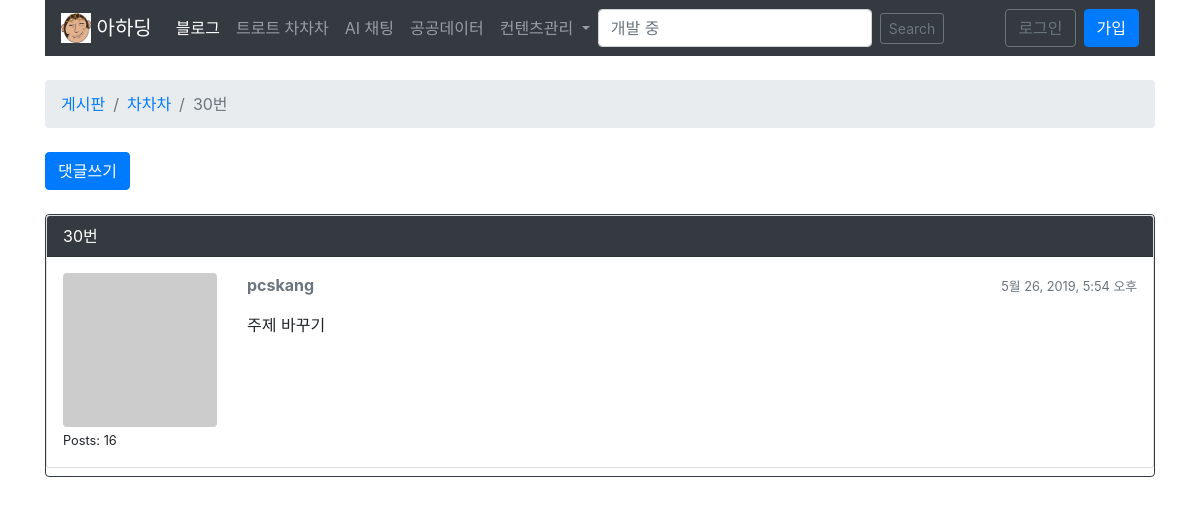
Page /게시판/1/주제/31/ on the earlier database version.
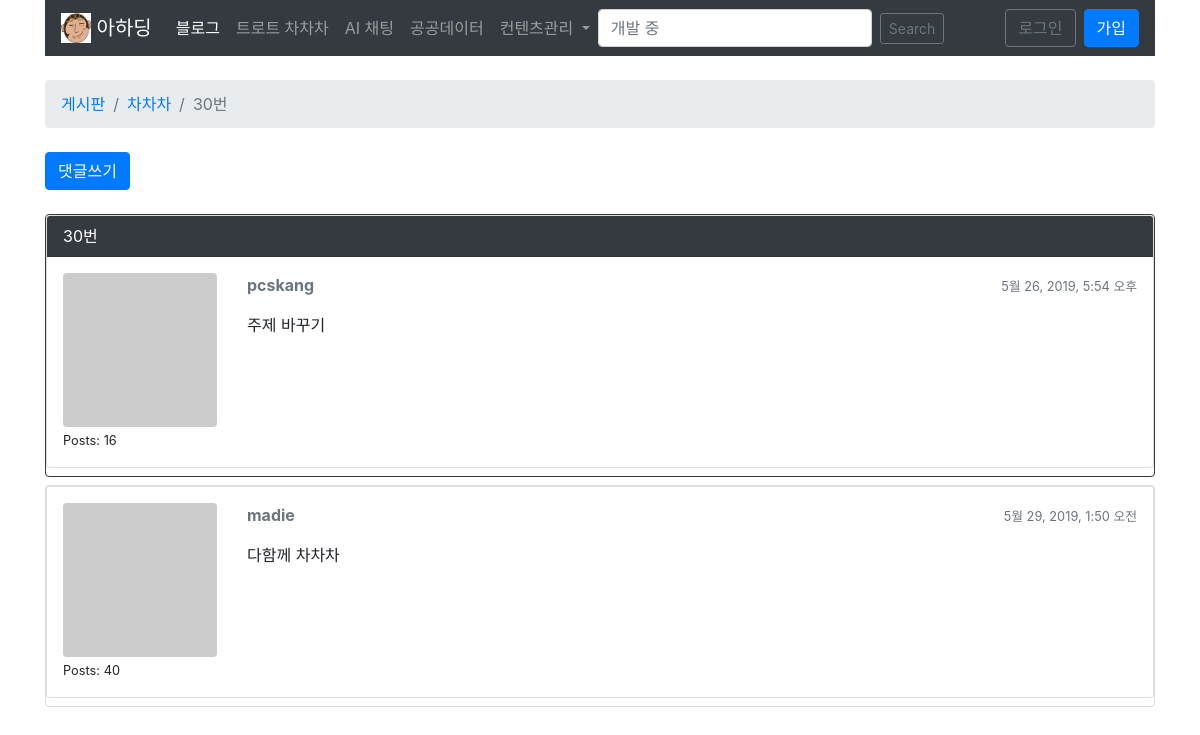
Same page on the later database version.
### boards/models.py (models this page shows, shortened)
class 주제텝(models.Model):
    주제 = models.CharField(max_length=255)
    게시일 = models.DateTimeField(auto_now_add=True)
    게시판 = models.ForeignKey(게시판텝, related_name='주제들', on_delete=models.CASCADE)
    게시자 = models.ForeignKey(회원, related_name='주제들', on_delete=models.CASCADE)
    조회수 = models.PositiveIntegerField(default=0)
    def __str__(self):
        return self.주제

class 게시판텝(models.Model):
    이름 = models.CharField(max_length=30)
    설명 = models.CharField(max_length=100)

class 글텝(models.Model):
    글 = models.TextField(max_length=4000)
    주제 = models.ForeignKey(주제텝, related_name='글들', on_delete=models.CASCADE)
    작성자 = models.ForeignKey(회원, related_name='글들', on_delete=models.CASCADE)
    작성일 = models.DateTimeField(auto_now_add=True)
    수정자 = models.ForeignKey(회원, null=True, related_name='+', on_delete=models.CASCADE)
    수정일 = models.DateTimeField(null=True)
    def get_message_as_markdown(self):
        return mark_safe(markdown(self.글, safe_mode='escape'))

### boards/templatetags/gravatar.py (called while the page is built)
@register.filter
def gravatar(user):
    email = user.email.lower().encode('utf-8')
    default = 'mm'
    size = 256
    url = 'https://www.gravatar.com/avatar/{md5}?{params}'.format(
        md5=hashlib.md5(email).hexdigest(),
        params=urlencode({'d': default, 's': str(size)})
    )
    return url

### boards/views.py (called while the page is built)
    def get_context_data(self, **kwargs):
        session_key = 'viewed_topic_{}'.format(self.주제.pk)
        if not self.request.session.get(session_key, False):
            self.주제.조회수 += 1
            self.주제.save()
            self.request.session[session_key] = True
        kwargs['주제'] = self.주제
        return super().get_context_data(**kwargs)

    def get_queryset(self):
        self.주제 = get_object_or_404(주제텝, 게시판__pk=self.kwargs.get('id'), pk=self.kwargs.get('주제_id'))
        queryset = self.주제.글들.order_by('작성일')
        return queryset

### boards/templates/댓글목록.html (shortened to what this page needs)
{% extends '게시판기본.html' %}
{% load static gravatar %}
{% block 이정표 %}
  <li class="breadcrumb-item"><a href="{% url '게시판목록' %}">게시판</a></li>
  <li class="breadcrumb-item"><a href="{% url '주제목록' 주제.게시판.pk %}">{{주제.게시판.이름}}</a></li>
  <li class="breadcrumb-item active">{{ 주제.주제 }}</li>
{% endblock %}
{% block 페이지내용 %}
  <div class="mb-4">
    <a href="{% url '댓글' 주제.게시판_id 주제.pk %}" class="btn btn-primary" role="button">댓글쓰기</a>
  </div>
  {% for 게시물 in 글들 %}
   <div id="{{ 게시물.pk }}" class="card {% if forloop.last %}mb-4{% else %}mb-2{% endif %} {% if forloop.first %}border-dark{% endif %}">
    <div class="card mb-2" {% if forloop.first %}border-dark{% endif %}>
    {% if forloop.first %}
    <div class="card-header text-white bg-dark py-2 px-3">
        {{게시물.주제}}
    </div>{% endif %}
    <div class="card-body p-3">
    <div class="row">
      <div class="col-2">
        <img src="{{ 게시물.작성자|gravatar }}" alt="{{ 게시물.작성자.username }}" class="w-100 rounded">
        <small>Posts: {{ 게시물.작성자.글들.count }}</small>
      </div>
      <div class="col-10">
        <div class="row mb-3">
          <div class="col-6">
            <strong class="text-muted">{{ 게시물.작성자.username }}</strong>
          </div>
          <div class="col-6 text-right">
            <small class="text-muted">{{ 게시물.작성일 }}</small>
          </div>
        </div>
        {{ 게시물.get_message_as_markdown }}
      </div>
    </div>
    </div>
    </div>
    </div>
  {% endfor %}
{% endblock %}

### boards/templates/게시판기본.html (shortened to what this page needs)
{% load static %}
<!DOCTYPE html>
<html lang="en">
<head>
  <link rel="stylesheet" href="{% static 'css/bootstrap.min.css' %}">
  <link rel="stylesheet" type="text/css" href="{% static 'css/app.css' %}">
</head>
<body>
{% block body %}
<div class="container">
<nav class="navbar navbar-expand-lg navbar-dark bg-dark">
  <a class="navbar-brand" href="#">
  <img src="{% static 'img/sonohgong.jpeg' %}" width="30" height="30" class="d-inline-block align-top" alt=""> 아하딩
  </a>
  <div class="collapse navbar-collapse navbar-expand{-sm|-md|-lg|-xl}" id="navbarNav">
    <ul class="navbar-nav">
      <li class="nav-item active">
        <a class="nav-link" href="{% url '게시판목록' %}">블로그<span class="sr-only">(current)</span></a>
      </li>
      <li class="nav-item">
        <a class="nav-link" href="#">트로트 차차차</a>
      </li>
      <li class="nav-item">
        <a class="nav-link" href="#">AI 채팅</a>
      </li>
      <li class="nav-item">
        <a class="nav-link" href="#">공공데이터</a>
      </li>
      <li class="nav-item dropdown">
        <a class="nav-link dropdown-toggle" href="#" id="navbarDropdownMenuLink" data-toggle="dropdown" aria-haspopup="true" aria-expanded="false">컨텐츠관리
        </a>
      </li>
    </ul>
    <form class="form-inline">
    <input class="form-control mr-sm-2" type="search" placeholder="개발 중" aria-label="Search">
    <button class="btn btn-sm btn-outline-secondary" type="submit">Search</button>
    </form>
    {% if user.is_authenticated %}
        <div class="nav-item dropdown">
            <a href="#" class="nav-link dropdown-toggle" id="사용자메뉴" data-toggle="dropdown" aria-haspopup="true" area-expanded="false">{{ user.username }}</a>
            <div class="dropdown-menu dropdown-menu-right" aria-labelledby="사용자메뉴">
                <a class="dropdown-item" href="{% url '내계정정보' %}">내계정</a>
                <a class="dropdown-item" href="{% url 'password_change' %}">비밀번호변경</a>
                <div class="dropdown-divider"></div>
                <a class="dropdown-item" href="{% url '로그아웃' %}">로그아웃</a>
            </div>
        </div>
    {% else %}
        <form class="form-inline ml-auto">
          <a href="{% url '로그인' %}" class="btn btn-outline-secondary">로그인</a>
          <a href="{% url '가입' %}" class="btn btn-primary ml-2">가입</a>
        </form>
    {% endif %}
  </div>
</nav>
</div>
<div class="container">
  {% block 이정표없음 %}
    <ol class="breadcrumb my-4">
        {% block 이정표 %}
        {% endblock %}
    </ol>
    {% block 페이지내용 %}
    {% endblock %}
  {% endblock 이정표없음 %}
</div>
{% endblock body %}
</body>
</html>

### static/css/app.css (style rules this page uses)
.navbar-brand { font-family: 'Nunum Gothic', sans-serif; }

Differences in the rows shown:
added 글텝: 작성자 "40", 작성자.username "madie", 작성일 "5월 29, 2019, 1:50 오전", 글 "다함께 차차차"
